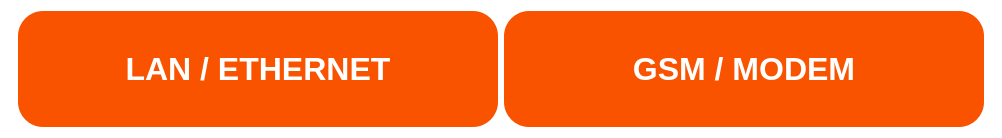
<?xml version="1.0" encoding="UTF-8"?>
<ui version="4.0">
    <class>NetworkWizardPage</class>
    <widget class="QWidget" name="NetworkWizardPage">
        <property name="styleSheet">
            <string notr="true">
                QWidget#NetworkWizardPage { background-color: transparent; }
                QPushButton { background-color: #FA5300; color: #FFFFFF; border-radius: 25px;
                font-size: 32px; font-weight: 900; padding: 40px; min-width: 400px; }
            </string>
        </property>
        <layout class="QHBoxLayout" name="mainLayout">
            <item>
                <spacer name="s1">
                    <property name="orientation">
                        <enum>Qt::Horizontal</enum>
                    </property>
                </spacer>
            </item>
            <item>
                <widget class="QPushButton" name="btnUnmanaged">
                    <property name="text">
                        <string>LAN / ETHERNET</string>
                    </property>
                </widget>
            </item>
            <item>
                <widget class="QPushButton" name="btnDialup">
                    <property name="text">
                        <string>GSM / MODEM</string>
                    </property>
                </widget>
            </item>
            <item>
                <spacer name="s2">
                    <property name="orientation">
                        <enum>Qt::Horizontal</enum>
                    </property>
                </spacer>
            </item>
        </layout>
    </widget>
</ui>
